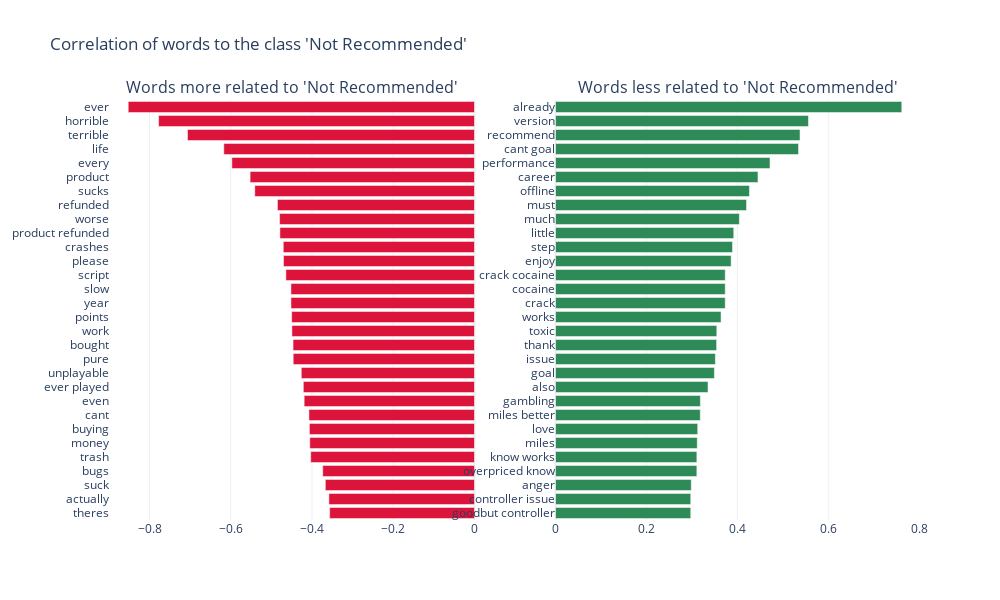

Notebook code for this chart:
### Code cell
# In this case (binary regressor) -> the coefficients that lead to dissatisfaction the most are the ones with the most negative value.
# And the ones that move away from dissatisfaction the most are the ones with the most positive value.
word_weights = get_word_weights_for_class(classifier)
target_str = classifier.classes_[0]

sorted_word_weights = sorted(word_weights, reverse=False, key=lambda x: x[0])
word_weights_sorted = [t[0] for t in sorted_word_weights]
words_sorted = [t[1] for t in sorted_word_weights]

# Separate top N negative and top N positive words
N_WORDS_TO_VISUALIZE = 30
negative_weights = word_weights_sorted[:N_WORDS_TO_VISUALIZE]
negative_words = words_sorted[:N_WORDS_TO_VISUALIZE]

positive_weights = word_weights_sorted[-N_WORDS_TO_VISUALIZE:]
positive_words = words_sorted[-N_WORDS_TO_VISUALIZE:]

# Create subplot
fig = make_subplots(rows=1, cols=2, subplot_titles=[
    f"Words more related to '{target_str}'",
    f"Words less related to '{target_str}'"
])

# Negative bar chart
fig.add_trace(go.Bar(
    x=negative_weights,
    y=negative_words,
    orientation='h',
    marker=dict(color='crimson'),
    name='More correlated to the class'
), row=1, col=1)

# Positive bar chart
fig.add_trace(go.Bar(
    x=positive_weights,
    y=positive_words,
    orientation='h',
    marker=dict(color='seagreen'),
    name='Less correlated to the class'
), row=1, col=2)

# Update layout
fig.update_layout(
    height=600,
    width=1000,
    title_text=f"Correlation of words to the class '{target_str}'",
    showlegend=False,
    template="plotly_white"
)

# Improve axis labels
fig.update_yaxes(autorange="reversed", row=1, col=1)
fig.update_yaxes(row=1, col=2)

fig.show()

### Figure 1 — Plotly figure (JSON) as saved in the notebook; plotly's stock layout.template omitted (floating-point values rounded to 4 significant figures)
{"data": [{"marker": {"color": "crimson"}, "name": "More correlated to the class", "orientation": "h", "type": "bar", "x": [-0.8524, -0.7776, -0.7065, -0.6171, -0.5972, -0.5524, -0.5409, -0.4851, -0.4798, -0.479, -0.4707, -0.4701, -0.4643, -0.4519, -0.4518, -0.4501, -0.4495, -0.4466, -0.4463, -0.4264, -0.4213, -0.4193, -0.4076, -0.4064, -0.4054, -0.4032, -0.3736, -0.3672, -0.3584, -0.3566], "xaxis": "x", "y": ["ever", "horrible", "terrible", "life", "every", "product", "sucks", "refunded", "worse", "product refunded", "crashes", "please", "script", "slow", "year", "points", "work", "bought", "pure", "unplayable", "ever played", "even", "cant", "buying", "money", "trash", "bugs", "suck", "actually", "theres"], "yaxis": "y"}, {"marker": {"color": "seagreen"}, "name": "Less correlated to the class", "orientation": "h", "type": "bar", "x": [0.2975, 0.2975, 0.2987, 0.3109, 0.3109, 0.3119, 0.3128, 0.3185, 0.3187, 0.3355, 0.3495, 0.3517, 0.3544, 0.3548, 0.3642, 0.3734, 0.3734, 0.3734, 0.3864, 0.3893, 0.3921, 0.4045, 0.4202, 0.4266, 0.4454, 0.4718, 0.5346, 0.5379, 0.5565, 0.7617], "xaxis": "x2", "y": ["goodbut controller", "controller issue", "anger", "overpriced know", "know works", "miles", "love", "miles better", "gambling", "also", "goal", "issue", "thank", "toxic", "works", "crack", "cocaine", "crack cocaine", "enjoy", "step", "little", "much", "must", "offline", "career", "performance", "cant goal", "recommend", "version", "already"], "yaxis": "y2"}], "layout": {"annotations": [{"font": {"size": 16}, "showarrow": false, "text": "Words more related to 'Not Recommended'", "x": 0.225, "xanchor": "center", "xref": "paper", "y": 1, "yanchor": "bottom", "yref": "paper"}, {"font": {"size": 16}, "showarrow": false, "text": "Words less related to 'Not Recommended'", "x": 0.775, "xanchor": "center", "xref": "paper", "y": 1, "yanchor": "bottom", "yref": "paper"}], "height": 600, "showlegend": false, "title": {"text": "Correlation of words to the class 'Not Recommended'"}, "width": 1000, "xaxis": {"anchor": "y", "domain": [0, 0.45]}, "xaxis2": {"anchor": "y2", "domain": [0.55, 1]}, "yaxis": {"anchor": "x", "autorange": "reversed", "domain": [0, 1]}, "yaxis2": {"anchor": "x2", "domain": [0, 1]}}}
